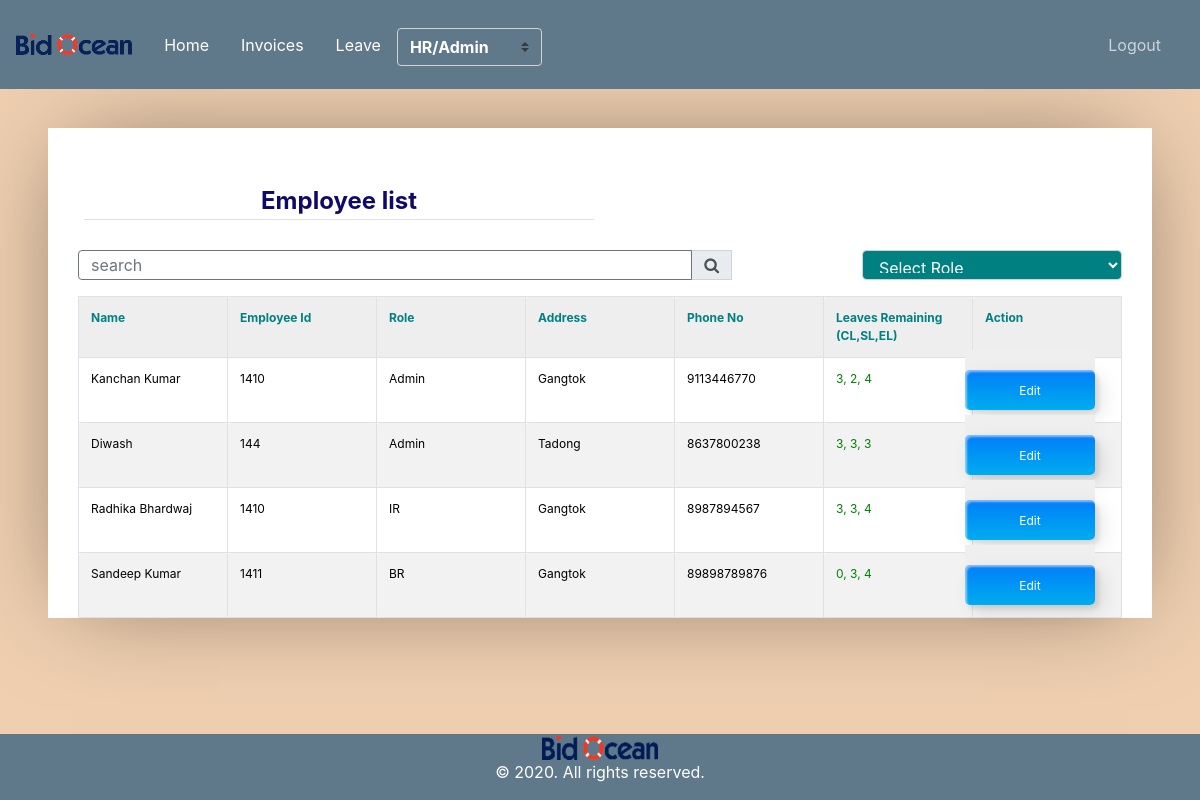
The app's page /employee-list/ (signed in) with its own data.
### user_invoice/models.py (models this page shows, shortened)
class Employee(models.Model):
	id       = models.AutoField(primary_key=True)
	name     = models.CharField(max_length=300)
	role     = models.ForeignKey(Role,on_delete=models.CASCADE)
	salary   = models.CharField(max_length=300, null=True, blank=True)
	address  = models.CharField(max_length=300)
	emp_id   = models.CharField(max_length=300, null=True, blank=True)
	phone_no = models.CharField(max_length=300)
	auth_tbl = models.OneToOneField(Userdetail, on_delete=models.CASCADE)
	added_at = models.DateTimeField(auto_now_add=True)

class Role(models.Model):
    id         = models.AutoField(primary_key=True)
    name       = models.CharField(max_length=300)
    created_at = models.DateTimeField(auto_now_add=True)
    status     = models.SmallIntegerField(default=1)

### leave/models.py (models this page shows)
class LeaveBalance(models.Model):
	id           = models.AutoField(primary_key=True)
	casual_leave = models.CharField(max_length=200)
	earned_leave = models.CharField(max_length=200)
	sick_leave   = models.CharField(max_length=200)
	employee     = models.OneToOneField(Employee, on_delete=models.CASCADE, related_name='leave_bal')

### user_invoice/views.py (the view)
# urls.py: path('employee-list/',views.EmployeeDisplayView.as_view(),name='employee_list'),
class EmployeeDisplayView(AdminOrHRPanelMixin,TemplateView):
    template_name = 'user_invoice/employee_list.html'
    def get(self, request):
        employee_list    = Employee.objects.all()
        try:
            search     = request.GET['search']
        except:
            search     = None
        try:
            role     = request.GET['role']
        except:
            role     = None
        query_param = {}
        if search is not None and search is not "":
            search = search.strip()
            query_param['search'] = search
            employee_list = employee_list.filter(Q(name__icontains=search)|Q(address__icontains=search)|(Q(phone_no__icontains=search))|Q(emp_id__icontains=search))
        if role is not None and role is not "":
            query_param['role'] = role
            employee_list = employee_list.filter(role__pk__exact=role)
        roles            = Role.objects.all()
        paginator        = Paginator(employee_list,10)
        page             = request.GET.get('page')
        paginatedcontent = paginator.get_page(page)
        context = {
            'query_param' : query_param,
            'employees'   : paginatedcontent,
            'title'       : 'Employee list',
            'roles'       : roles,
            'role'        : Employee.objects.get(auth_tbl=self.request.user).role.name.lower()
        }
        return render(request, self.template_name, context)

### user_invoice/mixin.py (called while the page is built)
    def test_func(self):
        user     = self.request.user
        employee = Employee.objects.get(auth_tbl=user)
        return employee.role.name.lower() == 'admin' or employee.role.name.lower() == 'hr'

### user_invoice/templates/user_invoice/employee_list.html (shortened to what this page needs)
{% extends "user_invoice/base.html" %}
{% load crispy_forms_tags %}
{% block content %}
		<div class='container'>
		<table  width="100%">
			<tr>
				<td><legend class="border-bottom mb-4" style="color: rgb(15, 9, 105);text-align: center;"><b>Employee list</b> </legend></td>
				<td align="right"></td>
			</tr>
		</table>
		<form>
			<table >
				<tr>
						<link rel="stylesheet" href="https://stackpath.bootstrapcdn.com/font-awesome/4.7.0/css/font-awesome.min.css">
					<div class="form-group w-30" >
						<div class="input-group mb-3">
							<input type="text" name="search" style="width: 30px;height: 30px;" class="form-control border-secondary py-2" value="{{request.GET.search}}" placeholder="search">
							<div class="input-group-append">
							 <button class="input-group-text" style="height: 30px;" type="submit" name="submitbtn" value="Search"><i class="fa fa-search"></i>
							</div>
							<div id="styled-select">
								<select   class="form-control"style="width:260px; height:30px;color:white;background-color:teal;margin-left:130px" name="role"  onchange="this.form.submit()">
									<option value="" style="color: white;"><b> Select Role </b></option>
								</select>
							</div>
					</div>
				</div>
				</tr>
			</table>
		</form>
		<table cellpadding="0" cellspacing="0" border="0" class="table table-bordered table-striped  display" width="100%">
			<tr>
				<th style="color: teal;"><b>Name</b>  </th>
				<th style="color: teal;"><b>Employee Id</b></th>
				<th style="color: teal;"><b>Role</b></th>
				<th style="color: teal;"><b> Address</b></th>
				<th style="color: teal;"><b> Phone No</b></th>
				<th style="color: teal;"><b> Leaves Remaining (CL,SL,EL)</b></th>
				<th style="color: teal;"><b> Action</b></th>
			</tr>
			{% for employee in employees %}
				<tr>
					<td style="color: rgb(0, 0, 0);">{{employee.name}}</td>
					<td style="color: rgb(0, 0, 0);">{{employee.emp_id}}</td>
					<td style="color: rgb(0, 0, 0);">{{employee.role.name}}</td>
					<td style="color: rgb(0, 0, 0);;">{{employee.address}}</td>
					<td style="color: rgb(0, 0, 0);;">{{employee.phone_no}}</td>
					<td style="color: rgb(0, 128, 6);">{{employee.leave_bal.casual_leave}}, {{employee.leave_bal.sick_leave}}, {{employee.leave_bal.earned_leave}}</td>
					<td style="color: rgb(0, 0, 0);;"><a href="{% url 'employee_edit' employee.pk %}"><button class="custom-btn btn-12"><span>Click!</span><span>Edit</span></button></a></td>
				</tr>
			{% endfor %}
		</table>
		</div>
{% endblock content %}

### user_invoice/static/user_invoice/main.css (style rules this page uses)
body { background: #fafafa; color: #333333; margin-top: 5rem; }

### user_invoice/templates/user_invoice/base.html (style rules this page uses)
a { color: white; }

### user_invoice/templates/user_invoice/employee_list.html (style rules this page uses)
* { border: 0; color: inherit; font-family: inherit; font-size: inherit; font-style: inherit; font-weight: inherit; line-height: inherit; list-style: none; margin: 0; padding: 0; text-decoration: none; vertical-align: top; }
table { font-size: 75%; table-layout: fixed; width: 100%; }
table { border-collapse: collapse; border-spacing: 2px; }
th, td { border-width: 0px; padding: 0.5em; position: relative; }
th, td { border-radius: 0.25em; border-style: solid; }
th { background: #EEE; border-color: #BBB; }
td { border-color: #DDD; }
html { font: 16px/1 'Open Sans', sans-serif; overflow: auto; padding: 0.5in; }
html { background: #EFCFB0; cursor: default; }
body { background: #FFF; border-radius: 1px; box-shadow: 0 0 1in -0.25in rgba(0, 0, 0, 0.5); }
.btn-12 { position: relative; right: 20px; bottom: 20px; border:none; box-shadow: none; width: 130px; height: 40px; line-height: 42px; -webkit-perspective: 230px; perspective: 230px; }
.btn-12 span { background: rgb(0,172,238); background: linear-gradient(0deg, rgba(0,172,238,1) 0%, rgba(2,126,251,1) 100%); display: block; position: absolute; width: 130px; height: 40px; box-shadow:inset 2px 2px 2px 0px rgba(255,255,255,.5), 7px 7px 20px 0px rgba(0,0,0,.1), 4px 4px 5px 0px rgba(0,0,0,.1); border-radius: 5px; margin:0; text-align: center; -webkit-box-sizing: border-box; -moz-box-sizing: border-box; box-sizing: border-box; -webkit-transition: all .3s; transition: all .3s; }
.btn-12 span:nth-child(2) { -webkit-transform: rotateX(0deg); -moz-transform: rotateX(0deg); transform: rotateX(0deg); -webkit-transform-origin: 50% 50% -20px; -moz-transform-origin: 50% 50% -20px; transform-origin: 50% 50% -20px; }

### records on screen
Employee: name "Kanchan Kumar", emp_id "1410", role.name "Admin", address "Gangtok", phone_no "9113446770", leave_bal.casual_leave "3", leave_bal.sick_leave "2", leave_bal.earned_leave "4"
Employee: name "Diwash", emp_id "144", role.name "Admin", address "Tadong", phone_no "8637800238", leave_bal.casual_leave "3", leave_bal.sick_leave "3", leave_bal.earned_leave "3"
Employee: name "Radhika Bhardwaj", emp_id "1410", role.name "IR", address "Gangtok", phone_no "8987894567", leave_bal.casual_leave "3", leave_bal.sick_leave "3", leave_bal.earned_leave "4"
Employee: name "Sandeep Kumar", emp_id "1411", role.name "BR", address "Gangtok", phone_no "89898789876", leave_bal.casual_leave "0", leave_bal.sick_leave "3", leave_bal.earned_leave "4"
